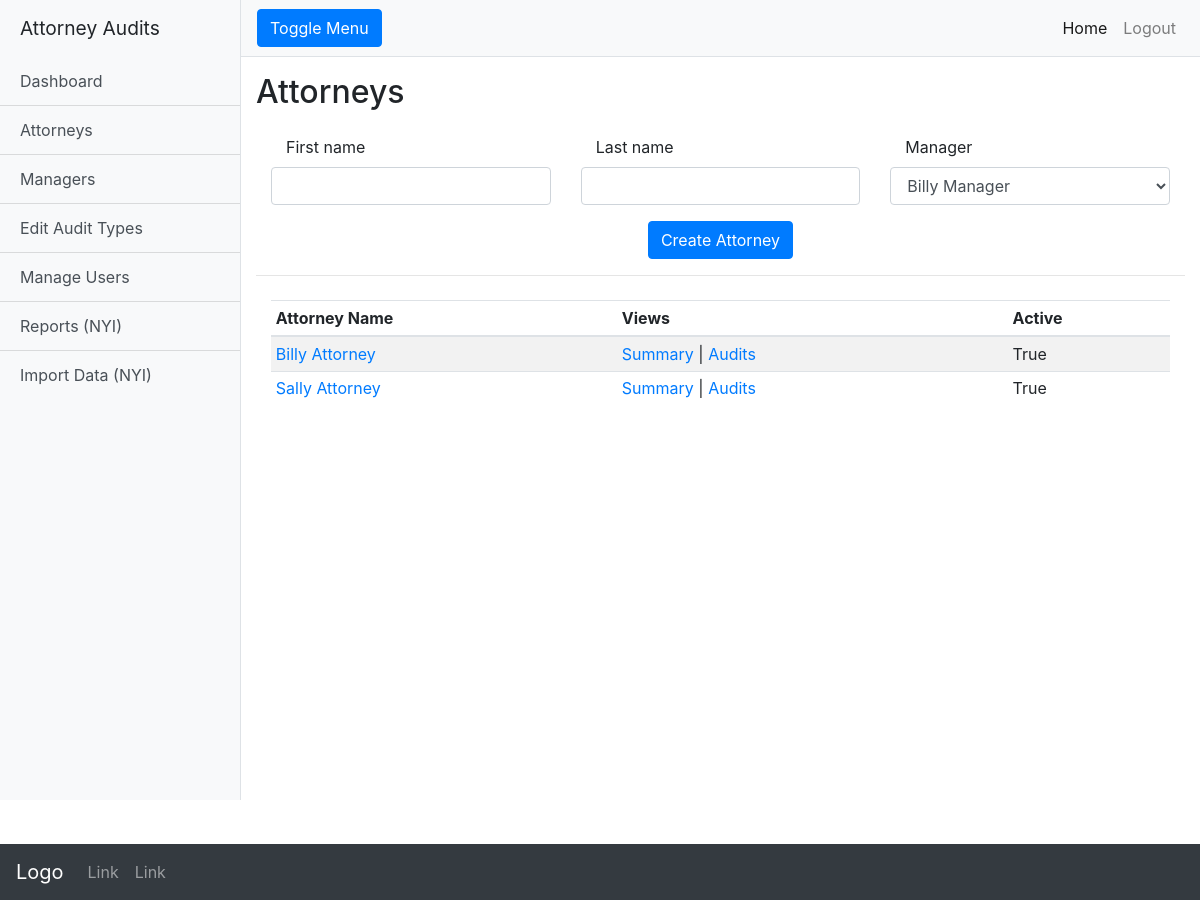
The app's page /attorney/, older data.
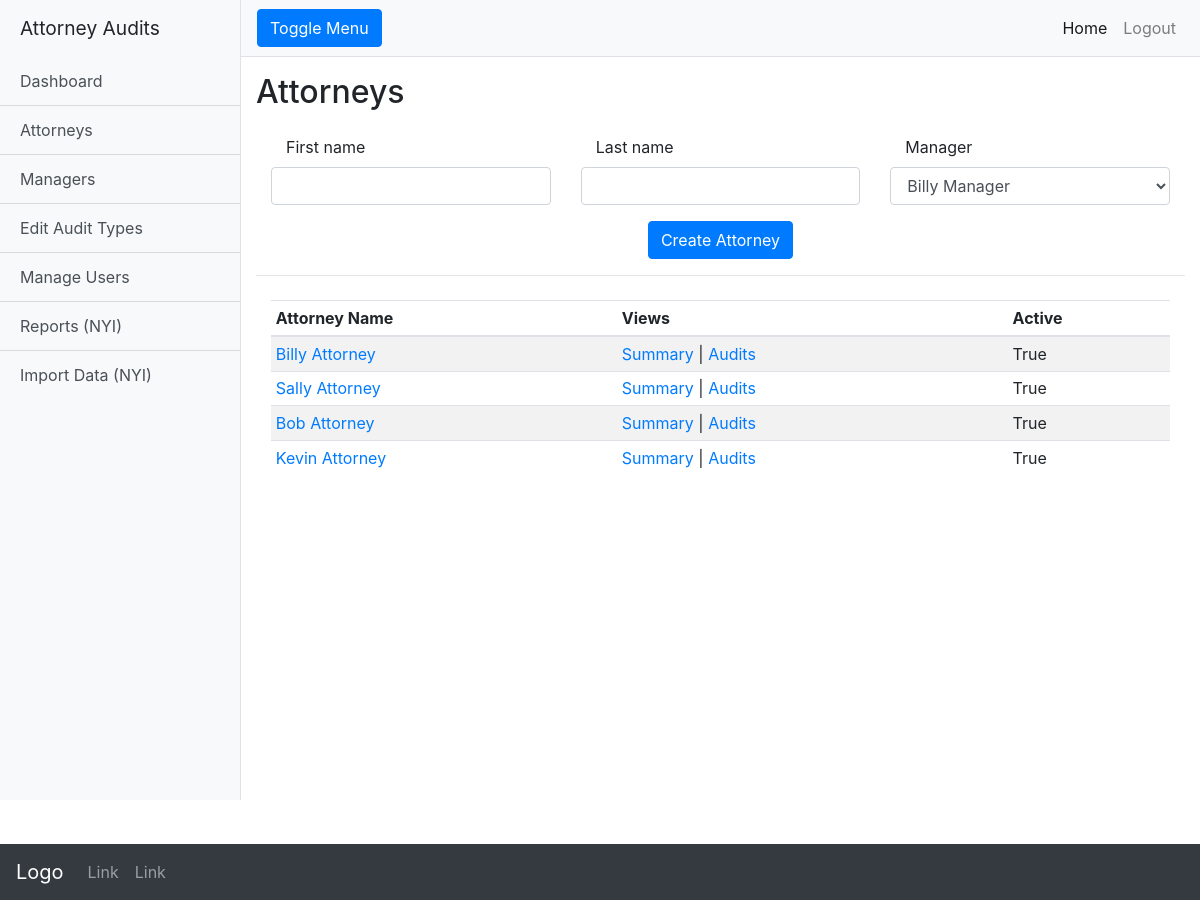
The same page, newer data.
### attorney_app/models.py (models this page shows, shortened)
class Attorney(models.Model):
    first_name = models.CharField(max_length=30)
    last_name = models.CharField(max_length=30)
    is_active = models.BooleanField(default=True)
    manager = models.ForeignKey(Manager, on_delete=models.CASCADE, related_name="attorneys")
    created_at = models.DateTimeField(auto_now_add=True)
    modified_at = models.DateTimeField(auto_now=True)

### attorney_app/views.py (the view)
# urls.py: path('', views.view_list),
def view_list(request):
    print("in attorney view_list")
    attorneys = Attorney.objects.all()
    form = AttorneyForm()
    context = {
        "attorneys": attorneys,
        "form": form,
    }
    return render(request, "attorney_list.html", context)

### attorney_app/forms.py
class AttorneyForm(forms.ModelForm):
    manager= forms.ModelChoiceField(queryset=Manager.objects.all(), empty_label=None)
    def __init__(self, *args, **kwargs):
        super(AttorneyForm, self).__init__(*args, **kwargs)
        for name in self.fields.keys():
            self.fields[name].widget.attrs.update({
                'class': 'form-control',
            })
    class Meta:
        model = Attorney
        fields = ("first_name", "last_name", "manager")

### manager_app/models.py (called while the page is built)
    def __str__(self):
        return f"{self.first_name} {self.last_name}"

### attorney_app/templates/attorney_list.html (shortened to what this page needs)
{% extends "_audit_base.html" %}
{% block content %}
  <div class="row mb-3">
    <div class="col">
      <h2>Attorneys</h2>
    </div>
  </div>
  <div class="container-fluid">
    <form id="attorney-form">
      <div class="row">
        {% for field in form %}
        <div class="form-group col-4">
          <label class="col-12">{{ field.label }}</label>
          {{ field }}
        </div>
        {% endfor %}
      </div>
      <div class="row justify-content-center">
        <input type="submit" class="btn btn-primary" value="Create Attorney" />
      </div>
  </div>
  <hr />
  <div class="row my-4">
    <div class="col">
      <div class="container-fluid">
        <table class="table table-striped table-sm" id="attorneys-table">
          <thead>
            <tr>
              <th>Attorney Name</th>
              <th>Views</th>
              <th>Active</th>
            </tr>
          </thead>
          <tbody>
            {% for attorney in attorneys %}
            <tr>
              <td><a href="/attorney/details/{{attorney.id}}">{{attorney.first_name}} {{attorney.last_name}}</a></td>
              <td>
                <a href="/attorney/summary/{{attorney.id}}">Summary</a> |
                <a href="/attorney/audits/{{attorney.id}}">Audits</a>
              </td>
              <td>{{attorney.is_active}}</td>
            </tr>
            {% endfor %}
          </tbody>
        </table>
      </div>
    </div>
  </div>
{% endblock %}

Row changes from the older to the newer data that the page shows:
added Attorney: first_name "Bob", last_name "Attorney", is_active "True"
added Attorney: first_name "Kevin", last_name "Attorney", is_active "True"
